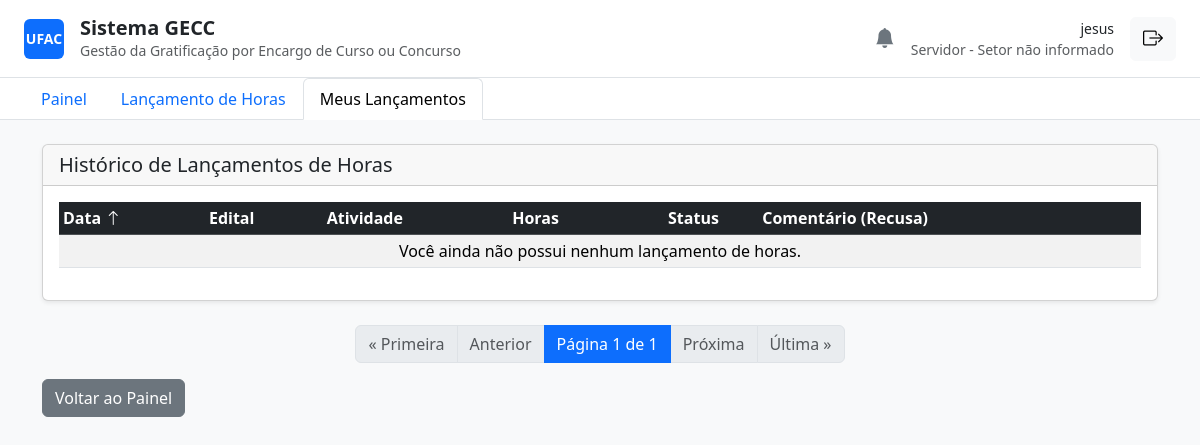
Before: /servidor/meus-lancamentos/ (signed in) with the older database file.
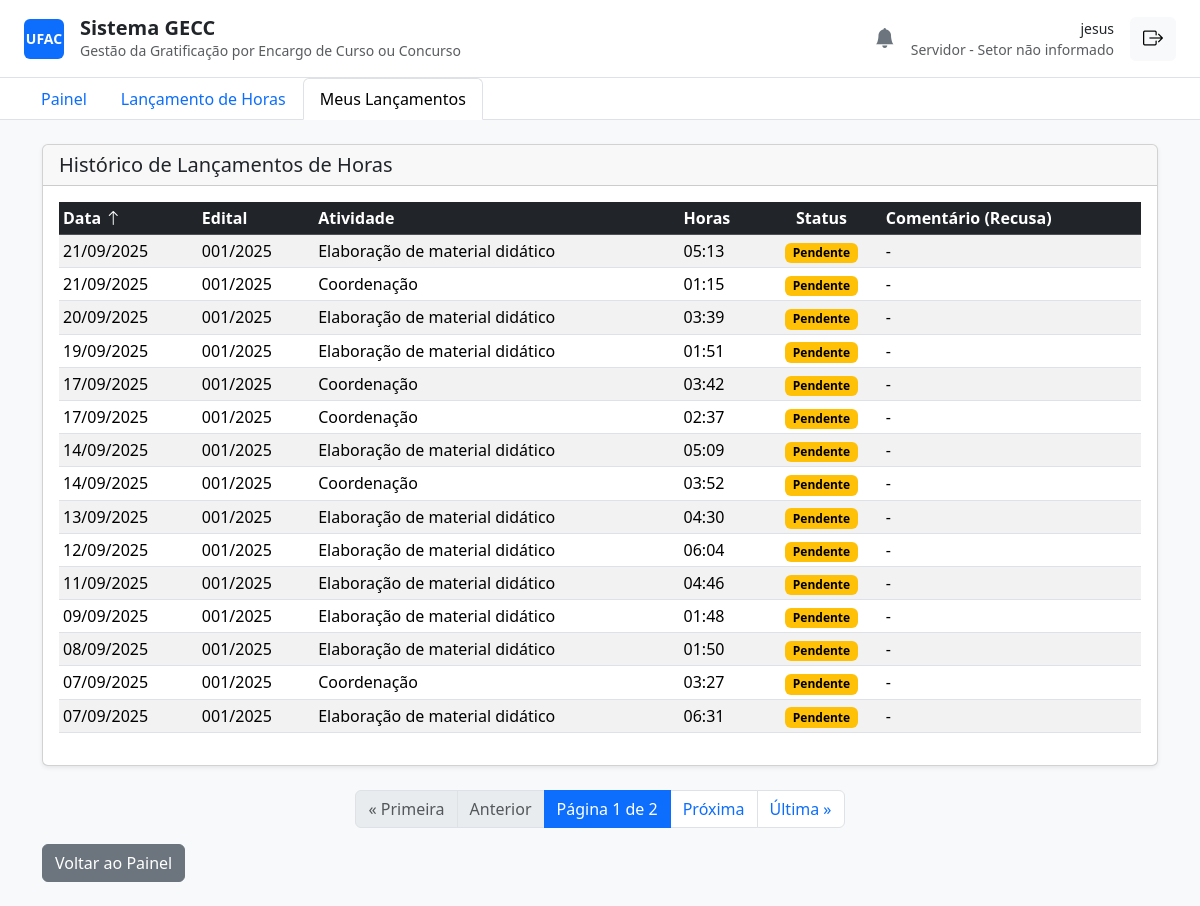
After: the same page with the newer database file.
### core/models.py (models this page shows, shortened)
class ServidorProfile(models.Model):
    FUNCAO_CHOICES = [
        ("Servidor", "Servidor"),
        ("Unidade Demandante", "Unidade Demandante"),
        ("PRODGEP/PROPEG", "PRODGEP/PROPEG"),
    ]
    STATUS_CHOICES = [
        ("Aguardando Homologação", "Aguardando Homologação"),
        ("Homologado", "Homologado"),
        ("Recusado", "Recusado"),
    ]
    TITULACAO_CHOICES = [
        ('Graduação', 'Graduação'),
        ('Especialização', 'Especialização'),
        ('Mestrado', 'Mestrado'),
        ('Doutorado', 'Doutorado'),
        ('Pós-Doutorado', 'Pós-Doutorado'),
    ]
    user = models.OneToOneField(User, on_delete=models.CASCADE)
    siape = models.CharField(max_length=20, unique=True, null=True, blank=True)
    cpf = models.CharField(max_length=14, unique=True, null=True, blank=True)
    setor = models.CharField(max_length=100, blank=True)
    funcao = models.CharField(max_length=30, choices=FUNCAO_CHOICES, default="Servidor")
    status = models.CharField(max_length=30, choices=STATUS_CHOICES, default="Aguardando Homologação")
    telefone = models.CharField(max_length=20, blank=True)
    limite_horas_anual = models.IntegerField(default=120)
    horas_utilizadas = models.IntegerField(default=0)
    titulacao = models.CharField(max_length=20, choices=TITULACAO_CHOICES, null=True, blank=True)
    unidade = models.ForeignKey(Unidade, on_delete=models.SET_NULL, null=True, blank=True, related_name='servidores')

class LancamentoHoras(models.Model):
    STATUS_CHOICES = [
        ("Pendente", "Pendente"),
        ("Aprovado", "Aprovado"),
        ("Recusado", "Recusado"),
        ('Homologado', 'Homologado'),
        ('Revertido', 'Revertido pela PRODGEP'),
    ]
    servidor = models.ForeignKey(User, on_delete=models.CASCADE, related_name="lancamentos")
    edital = models.ForeignKey(Edital, on_delete=models.CASCADE, related_name="lancamentos")
    atividade = models.ForeignKey(Atividade, on_delete=models.CASCADE, related_name="lancamentos")
    data = models.DateField()
    horas = models.DecimalField(max_digits=5, decimal_places=2, validators=[MinValueValidator(0.1)])
    descricao_justificativa = models.TextField()
    status = models.CharField(max_length=20, choices=STATUS_CHOICES, default="Pendente")
    comentario_recusa = models.TextField(blank=True)
    validado_por = models.ForeignKey(
        User,
        on_delete=models.PROTECT,
        related_name="lancamentos_validados",
        null=True,
        blank=True,
    )
    created_at = models.DateTimeField(auto_now_add=True)
    updated_at = models.DateTimeField(auto_now=True)
    class Meta:
        verbose_name = "Lançamento de Hora"
        verbose_name_plural = "Lançamentos de Horas"
        ordering = ["-data"]

class Edital(models.Model):
    STATUS_CHOICES = [
        ("Rascunho", "Rascunho"),
        ("Aguardando Homologação", "Aguardando Homologação"),
        ("Homologado", "Homologado"),
        ("Recusado", "Recusado"),
        ("Ativo", "Ativo"),
        ("Finalizado", "Finalizado"),
    ]
    numero_edital = models.CharField(max_length=50, unique=True)
    titulo = models.CharField(max_length=255)
    descricao = models.TextField(blank=True)
    unidade_demandante_nome = models.CharField(max_length=255)
    data_inicio = models.DateField()
    data_fim = models.DateField()
    status = models.CharField(max_length=30, choices=STATUS_CHOICES, default="Rascunho")
    justificativa_recusa = models.TextField(blank=True, null=True)
    valor_empenho = models.DecimalField(max_digits=12, decimal_places=2, default=0.00)
    criado_por = models.ForeignKey(User, on_delete=models.PROTECT, related_name="editais_criados")
    homologado_por = models.ForeignKey(
        User,
        on_delete=models.PROTECT,
        related_name="editais_homologados",
        null=True,
        blank=True,
    )
    created_at = models.DateTimeField(auto_now_add=True)
    updated_at = models.DateTimeField(auto_now=True)
    class Meta:
        verbose_name = "Edital"
        verbose_name_plural = "Editais"
        ordering = ["-data_inicio"]

class Atividade(models.Model):
    tipo = models.ForeignKey(TipoAtividade, on_delete=models.PROTECT, related_name="atividades_criadas")
    edital = models.ForeignKey(Edital, on_delete=models.CASCADE, related_name="atividades")
    descricao = models.TextField()
    servidores_alocados = models.ManyToManyField(User, related_name="atividades_alocadas", blank=True)
    created_at = models.DateTimeField(auto_now_add=True)
    updated_at = models.DateTimeField(auto_now=True)
    class Meta:
        verbose_name = "Atividade do Edital"
        verbose_name_plural = "Atividades do Edital"

class TipoAtividade(models.Model):
    GRUPO_CHOICES = [
        ("Instrutoria", "Instrutoria"),
        ("Banca", "Banca Examinadora"),
        ("Logistica", "Logística"),
        ("Aplicacao", "Aplicação de Prova"),
    ]
    VINCULO_CHOICES = [
        ('Concurso', 'Concurso Público'),
        ('Processo', 'Processo Seletivo'),
        ('Ambos', 'Ambos'),
    ]
    grupo = models.CharField(max_length=20, choices=GRUPO_CHOICES)
    nome = models.CharField(max_length=255, unique=True)
    valor_hora = models.DecimalField(max_digits=10, decimal_places=2, validators=[MinValueValidator(0)])
    vinculo = models.CharField(max_length=10, choices=VINCULO_CHOICES, default='Ambos')
    class Meta:
        verbose_name = "Tipo de Atividade (Catálogo)"
        verbose_name_plural = "Tipos de Atividade (Catálogo)"
        ordering = ["grupo", "nome"]

### core/decorators.py (the view)
        def wrapper(request, *args, **kwargs):
            if not request.user.is_authenticated:
                return redirect('login')
            try:
                if request.user.servidorprofile.funcao in allowed_roles:
                    return view_func(request, *args, **kwargs)
                else:
                    return redirect('painel')
            except AttributeError:
                return redirect('painel')

### core/templatetags/hour_filters.py (called while the page is built)
@register.filter
def decimal_to_hhmm(decimal_hours):
    if decimal_hours is None:
        return ""
    try:
        hours = int(decimal_hours)
        minutes = int((decimal_hours * 60) % 60)
        return f"{hours:02d}:{minutes:02d}"
    except (ValueError, TypeError):
        return ""

### core/views.py (called while the page is built)
@login_required
@servidor_required
def historico_lancamentos(request):
    lancamentos_list = LancamentoHoras.objects.filter(servidor=request.user)
    sort_param = request.GET.get('sort', '-data')
    allowed_sort_fields = [
        'data', 'edital__numero_edital', 'atividade__tipo__nome', 'horas', 'status'
    ]
    sort_field_clean = sort_param.lstrip('-')
    if sort_field_clean in allowed_sort_fields:
        lancamentos_list = lancamentos_list.order_by(sort_param)
    paginator = Paginator(lancamentos_list, 15)
    page_number = request.GET.get('page')
    page_obj = paginator.get_page(page_number)
    context = {
        'page_obj': page_obj,
        'current_sort': sort_param
    }
    return render(request, 'historico_lancamentos.html', context)

### core/templates/historico_lancamentos.html (shortened to what this page needs)
{% extends 'base.html' %}
{% load hour_filters %}
{% block content %}
<div class="card shadow-sm">
    <div class="card-header">
        <h3 class="h5 mb-0">Histórico de Lançamentos de Horas</h3>
    </div>
    <div class="card-body">
        <table class="table table-striped table-hover table-sm">
            <thead class="table-dark">
                <tr>
                    <th><a class="text-white text-decoration-none" href="?sort={% if current_sort == 'data' %}-data{% else %}data{% endif %}">Data {% if 'data' in current_sort %}<i class="bi bi-arrow-{% if current_sort|slice:":1" == '-' %}up{% else %}down{% endif %}"></i>{% endif %}</a></th>
                    <th><a class="text-white text-decoration-none" href="?sort={% if current_sort == 'edital__numero_edital' %}-edital__numero_edital{% else %}edital__numero_edital{% endif %}">Edital </a></th>
                    <th><a class="text-white text-decoration-none" href="?sort={% if current_sort == 'atividade__tipo__nome' %}-atividade__tipo__nome{% else %}atividade__tipo__nome{% endif %}">Atividade </a></th>
                    <th><a class="text-white text-decoration-none" href="?sort={% if current_sort == 'horas' %}-horas{% else %}horas{% endif %}">Horas </a></th>
                    <th class="text-center"><a class="text-white text-decoration-none" href="?sort={% if current_sort == 'status' %}-status{% else %}status{% endif %}">Status </a></th>
                    <th>Comentário (Recusa)</th>
                </tr>
            </thead>
            <tbody>
                {% for lancamento in page_obj %}
                <tr>
                    <td>{{ lancamento.data|date:"d/m/Y" }}</td>
                    <td>{{ lancamento.edital.numero_edital }}</td>
                    <td>{{ lancamento.atividade.tipo.nome }}</td>
                    <td>{{ lancamento.horas|decimal_to_hhmm }}</td>
                    <td class="text-center">
                        {% if lancamento.status == 'Pendente' %}<span class="badge text-bg-warning">Pendente</span>
                        {% elif lancamento.status == 'Aprovado' %}<span class="badge text-bg-info">Aprovado</span>
                        {% elif lancamento.status == 'Homologado' %}<span class="badge text-bg-success">Homologado</span>
                        {% elif lancamento.status == 'Recusado' %}<span class="badge text-bg-danger">Recusado</span>
                        {% elif lancamento.status == 'Revertido' %}<span class="badge text-bg-secondary">Revertido</span>
                        {% endif %}
                    </td>
                    <td>{{ lancamento.comentario_recusa|default:"-" }}</td>
                </tr>
                {% empty %}
                <tr>
                    <td colspan="6" class="text-center">Você ainda não possui nenhum lançamento de horas.</td>
                </tr>
                {% endfor %}
            </tbody>
        </table>
    </div>
</div>
<nav aria-label="Navegação de página" class="mt-4">
    <ul class="pagination justify-content-center">
        {% if page_obj.has_previous %}
            <li class="page-item"><a class="page-link" href="?page=1&sort={{ current_sort }}">&laquo; Primeira</a></li>
            <li class="page-item"><a class="page-link" href="?page={{ page_obj.previous_page_number }}&sort={{ current_sort }}">Anterior</a></li>
        {% else %}
            <li class="page-item disabled"><span class="page-link">&laquo; Primeira</span></li>
            <li class="page-item disabled"><span class="page-link">Anterior</span></li>
        {% endif %}
        <li class="page-item active" aria-current="page"><span class="page-link">Página {{ page_obj.number }} de {{ page_obj.paginator.num_pages }}</span></li>
        {% if page_obj.has_next %}
            <li class="page-item"><a class="page-link" href="?page={{ page_obj.next_page_number }}&sort={{ current_sort }}">Próxima</a></li>
            <li class="page-item"><a class="page-link" href="?page={{ page_obj.paginator.num_pages }}&sort={{ current_sort }}">Última &raquo;</a></li>
        {% else %}
            <li class="page-item disabled"><span class="page-link">Próxima</span></li>
            <li class="page-item disabled"><span class="page-link">Última &raquo;</span></li>
        {% endif %}
    </ul>
</nav>
<div class="mt-3">
    <a href="{% url 'painel' %}" class="btn btn-secondary">Voltar ao Painel</a>
</div>
{% endblock %}

### core/templates/base.html (shortened to what this page needs)
<!DOCTYPE html>
<html lang="pt-br">
<head>
    <link href="https://cdn.jsdelivr.net/npm/bootstrap@5.3.3/dist/css/bootstrap.min.css" rel="stylesheet">
    <link rel="stylesheet" href="https://cdn.jsdelivr.net/npm/bootstrap-icons@1.11.3/font/bootstrap-icons.min.css">
</head>
<body class="bg-light">
    {% block header %}
    <header class="bg-white border-bottom px-4 py-3">
        <div class="d-flex justify-content-between align-items-center">
            <div class="d-flex align-items-center">
                <div class="bg-primary rounded d-flex align-items-center justify-content-center me-3" style="width: 40px; height: 40px;">
                    <span class="text-white fw-bold small">UFAC</span>
                </div>
                <div>
                    <h1 class="h5 mb-0 fw-semibold">Sistema GECC</h1>
                    <p class="small text-muted mb-0">Gestão da Gratificação por Encargo de Curso ou Concurso</p>
                </div>
            </div>
            <div class="d-flex align-items-center">
                {% if user.is_authenticated %}
                    <div class="dropdown me-3">
                        <a href="#" class="text-secondary position-relative" id="notificationDropdown" data-bs-toggle="dropdown" aria-expanded="false">
                            <i class="bi bi-bell-fill fs-5"></i>
                        </a>
                    </div>
                    <div class="text-end me-3">
                        <a href="{% url 'meu_perfil' %}" class="text-decoration-none">
                            <p class="mb-0 fw-medium small text-dark">{{ user.get_full_name|default:user.username }}</p>
                        </a>
                        <p class="small text-muted mb-0">
                            {{ user.servidorprofile.funcao }} - {{ user.servidorprofile.setor|default:"Setor não informado" }}
                        </p>
                    </div>
                    <form action="{% url 'logout' %}" method="post">
                        <button type="submit" class="btn btn-light" title="Sair">
                            <i class="bi bi-box-arrow-right fs-5"></i>
                        </button>
                    </form>
                {% endif %}
            </div>
        </div>
    </header>
    {% endblock header %}
    {% block navigation %}
    {% if user.is_authenticated %}
        <nav class="bg-white border-bottom px-4">
            <ul class="nav nav-tabs border-0">
                <li class="nav-item">
                    <a class="nav-link {% if request.resolver_match.url_name == 'painel' %}active{% endif %}" href="{% url 'painel' %}">Painel</a>
                </li>
                {% if user.servidorprofile.funcao == 'Servidor' %}
                    <li class="nav-item">
                        <a class="nav-link {% if 'lancar-horas' in request.path %}active{% endif %}" href="{% url 'lancar_horas' %}">Lançamento de Horas</a>
                    </li>
                    <li class="nav-item">
                        <a class="nav-link {% if 'meus-lancamentos' in request.path %}active{% endif %}" href="{% url 'historico_lancamentos' %}">Meus Lançamentos</a>
                    </li>
                {% endif %}
            </ul>
        </nav>
    {% endif %}
    {% endblock navigation %}
    <main class="container my-4">
{% block content %}{% endblock %}
    </main>
</body>
</html>

Changed rows visible on the page:
added LancamentoHoras: data "21/09/2025", edital.numero_edital "001/2025", atividade.tipo.nome "Elaboração de material didático", horas|decimal_to_hhmm "05:13", status "Pendente", comentario_recusa "-"
added LancamentoHoras: data "21/09/2025", edital.numero_edital "001/2025", atividade.tipo.nome "Coordenação", horas|decimal_to_hhmm "01:15", status "Pendente", comentario_recusa "-"
added LancamentoHoras: data "20/09/2025", edital.numero_edital "001/2025", atividade.tipo.nome "Elaboração de material didático", horas|decimal_to_hhmm "03:39", status "Pendente", comentario_recusa "-"
added LancamentoHoras: data "19/09/2025", edital.numero_edital "001/2025", atividade.tipo.nome "Elaboração de material didático", horas|decimal_to_hhmm "01:51", status "Pendente", comentario_recusa "-"
added LancamentoHoras: data "17/09/2025", edital.numero_edital "001/2025", atividade.tipo.nome "Coordenação", horas|decimal_to_hhmm "03:42", status "Pendente", comentario_recusa "-"
added LancamentoHoras: data "17/09/2025", edital.numero_edital "001/2025", atividade.tipo.nome "Coordenação", horas|decimal_to_hhmm "02:37", status "Pendente", comentario_recusa "-"
added LancamentoHoras: data "14/09/2025", edital.numero_edital "001/2025", atividade.tipo.nome "Elaboração de material didático", horas|decimal_to_hhmm "05:09", status "Pendente", comentario_recusa "-"
added LancamentoHoras: data "14/09/2025", edital.numero_edital "001/2025", atividade.tipo.nome "Coordenação", horas|decimal_to_hhmm "03:52", status "Pendente", comentario_recusa "-"
added LancamentoHoras: data "13/09/2025", edital.numero_edital "001/2025", atividade.tipo.nome "Elaboração de material didático", horas|decimal_to_hhmm "04:30", status "Pendente", comentario_recusa "-"
added LancamentoHoras: data "12/09/2025", edital.numero_edital "001/2025", atividade.tipo.nome "Elaboração de material didático", horas|decimal_to_hhmm "06:04", status "Pendente", comentario_recusa "-"
added LancamentoHoras: data "11/09/2025", edital.numero_edital "001/2025", atividade.tipo.nome "Elaboração de material didático", horas|decimal_to_hhmm "04:46", status "Pendente", comentario_recusa "-"
added LancamentoHoras: data "09/09/2025", edital.numero_edital "001/2025", atividade.tipo.nome "Elaboração de material didático", horas|decimal_to_hhmm "01:48", status "Pendente", comentario_recusa "-"
added LancamentoHoras: data "08/09/2025", edital.numero_edital "001/2025", atividade.tipo.nome "Elaboração de material didático", horas|decimal_to_hhmm "01:50", status "Pendente", comentario_recusa "-"
added LancamentoHoras: data "07/09/2025", edital.numero_edital "001/2025", atividade.tipo.nome "Coordenação", horas|decimal_to_hhmm "03:27", status "Pendente", comentario_recusa "-"
added LancamentoHoras: data "07/09/2025", edital.numero_edital "001/2025", atividade.tipo.nome "Elaboração de material didático", horas|decimal_to_hhmm "06:31", status "Pendente", comentario_recusa "-"
Other visible differences:
{{ page_obj.paginator.num_pages }}: "1" → "2"
text no longer shown: "Você ainda não possui nenhum lançamento de horas."
